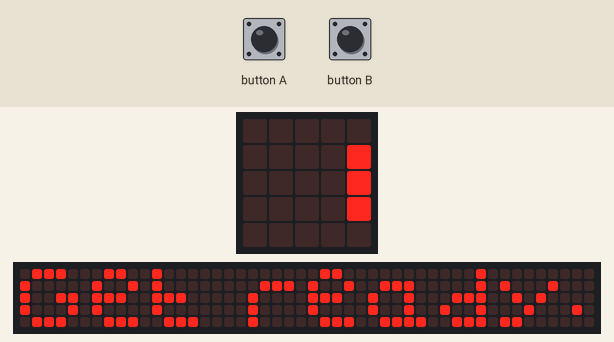
Simulated run of this program. Board: BBC micro:bit running MicroPython. Parts: the board's 5×5 LED display, a strip that is not on the board, showing the scrolling text unrolled. Random numbers come from a fixed seed; the 48×5 strip is a reading aid, not a part: it shows the text the display is scrolling, unrolled, one strip-width of it at a time.

Above: at 0.1 s.
At 4.3 s:
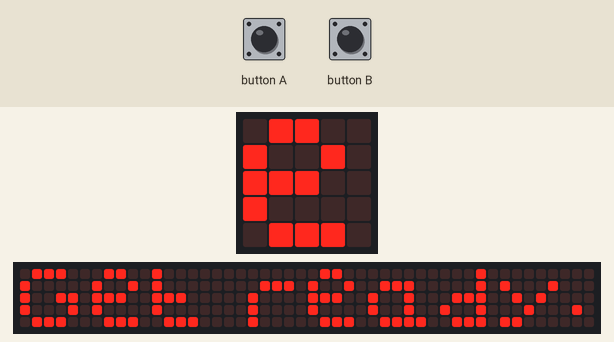
At 8.6 s:
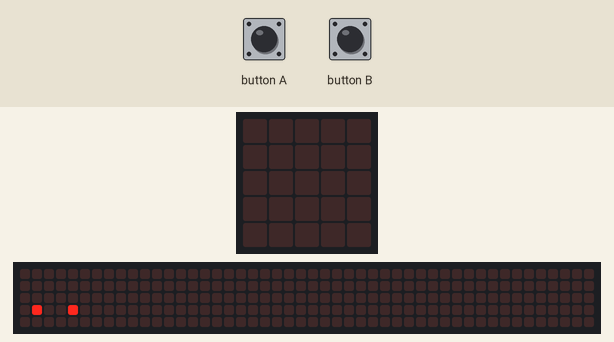
At 9.31 s:
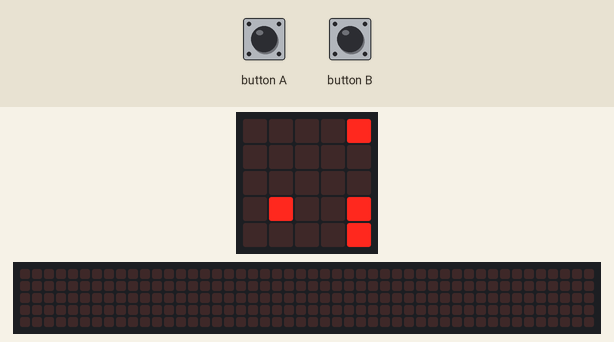
At 10.1 s:
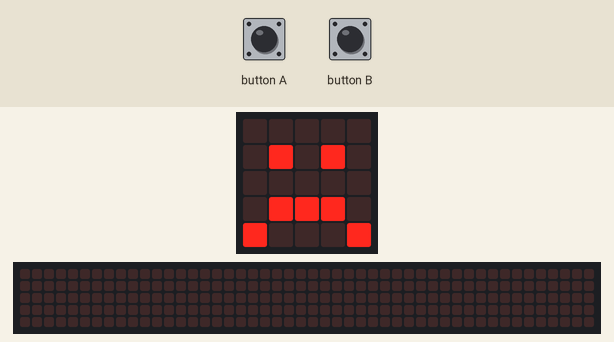
At 15.76 s:
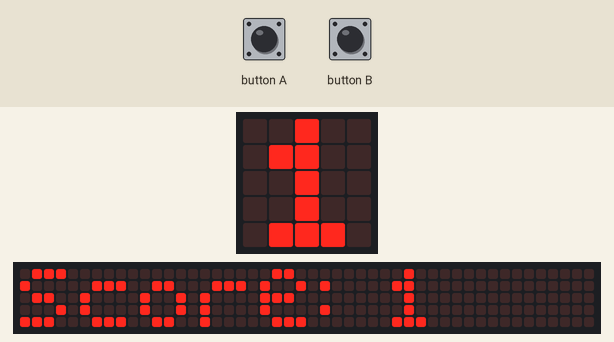

The program:

FlappyBird.py
```python
from microbit import *
import random

display.scroll("Get ready...")

DELAY = 20
FRAMES_PER_WALL_SHIFT = 20
FRAMES_PER_NEW_WALL = 100
FRAMES_PER_SCORE = 50

y = 50
speed = 0
score = 0
frame = 0

def make_pipe():
    i = Image("00009:00009:00009:00009:00009")
    gap = random.randint(0, 3)
    i.set_pixel(4, gap, 0)
    i.set_pixel(4, gap + 1, 0)
    return i

i = make_pipe()

while True:
    frame += 1
    display.show(i)

    if button_a.was_pressed():
        speed -= 9
    elif button_b.was_pressed():
        display.scroll("Score: " + str(score))

    speed += 1

    if speed > 2:
        speed = 2

    y += speed

    if y > 99:
        y = 99
    elif y < 0:
        y = 0

    led_y = int(y / 20)
    display.set_pixel(1, led_y, 9)

    if i.get_pixel(1, led_y) != 0:
        display.show(Image.SAD)
        sleep(500)
        display.scroll("Score: " + str(score))
        break

    if frame % FRAMES_PER_WALL_SHIFT == 0:
        i = i.shift_left(1)

    if frame % FRAMES_PER_NEW_WALL == 0:
        i = make_pipe()

    if frame % FRAMES_PER_SCORE == 0:
        score += 1

    sleep(20)
```

Measured:
- what the display in image 4 shows lasts 0.5 s, from 10.1 s to 10.6 s
